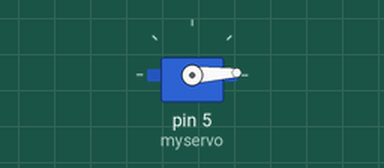
Recording of a sketch running on a simulated Arduino Uno, built with avr-gcc and run on an emulated ATmega328P. On the bench: servo.

Above: at 0.05 s.
At 1.3 s:
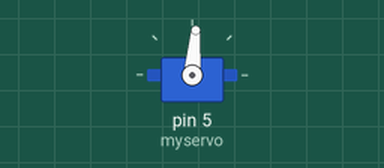
At 2.6 s:
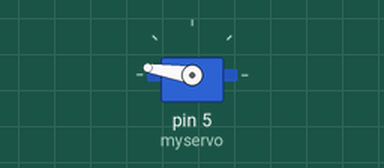
At 5.2 s:
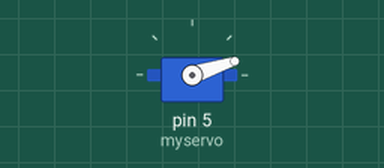
Timing chart, 0 to 7.1 s (numbered marks = the images above):
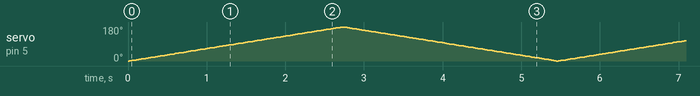

The sketch:

Servo-Motor.ino
```cpp
#include <Servo.h>

Servo myservo;  // Create a servo object to control a servo motor on pin 5

void setup() {
  myservo.attach(5);  // Attaches the servo on pin 5 to the servo object
}

void loop() {
  // Sweep the servo from 0 to 180 degrees
  for (int pos = 0; pos <= 180; pos += 1) {
    myservo.write(pos);  // Set the servo position
    delay(15);  // Wait for the servo to reach the position
  }

  // Sweep the servo from 180 to 0 degrees
  for (int pos = 180; pos >= 0; pos -= 1) {
    myservo.write(pos);  // Set the servo position
    delay(15);  // Wait for the servo to reach the position
  }
}
```
